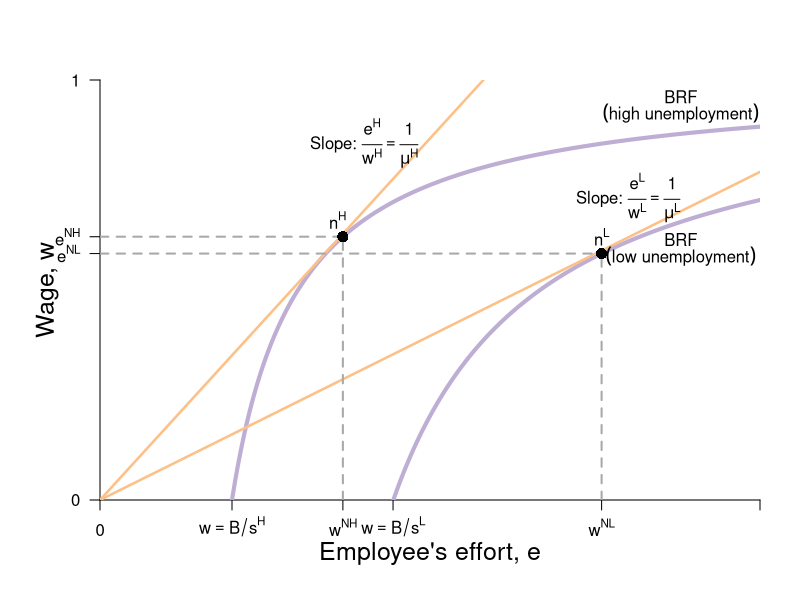

Write the R code that produced this figure.
require(shape)
pdf(file = "employment/employment_brf_unemployment.pdf", width = 9, height = 7)

#Set parameters for graphics
axislabelsize <- 1.5
labelsize <- 1.1
graphlinewidth <- 2.5
segmentlinewidth <- 2

#The equation is below when v = 0. See Wolfram Alpha output. 
isov <- function(w, delta = 5) {
}

isovhigh1 <- function(w, delta = 5, v = 5){
  (sqrt(w^2 - 4 * delta * v) - w + 2*v)/( 2 * v )
}

isovlow1 <- function(w, delta = 5, v = 5){
  (-sqrt(w^2 - 4 * delta * v) - w + 2*v)/( 2 * v )
}

isovhigh2 <- function(w, delta = 5, v = 15){
  (sqrt(w^2 - 4 * delta * v) - w + 2*v)/( 2 * v )
}

isovlow2 <- function(w, delta = 5, v = 15){
  (-sqrt(w^2 - 4 * delta * v) - w + 2*v)/( 2 * v )
}

isovhigh3 <- function(w, delta = 5, v = 20){
  (sqrt(w^2 - 4 * delta * v) - w + 2*v)/( 2 * v )
}

isovlow3 <- function(w, delta = 5, v = 20){
  (-sqrt(w^2 - 4 * delta * v) - w + 2*v)/( 2 * v )
}

brfFn <- function(w, s = 0.1, B = 1, alpha = 0.5) {
  1 - (alpha / (w*s - B + alpha))
}

#This is evaluated for p = 12; q = 12/(8*sqrt(12^2 - 4*delta1*v1)) - 1/8 for the slope
#At p = 12; q = (-sqrt(12^2 - 4*v1*delta1) - 12 + 2*v1)/(2*v1) = 0.799
tangencyLine <- function(w){
  (w*(0.05))
}

solowCondition <- function(w, delta = 5){
  (w*(1/(8*delta)))
}

# solowCondition <- function(w, s = 0.1, B = 1, alpha = 0.5){
#   w * s*(0.5)*(alpha^0.5)*(1/(w*s - B + alpha))^(-0.5)
# }

COL <- c("#7fc97f", "#beaed4", "#fdc086", "#ffff99", "#386cb0", "#f0027f", "#bf5b17", "#666666")
COLA <- c("#99d8c9","#66c2a4","#41ae76", "#238b45", "#005824")
COLB <- c("#4eb3d3", "#2b8cbe", "#0868ac","#084081")

par(mar =  c(5, 5, 4, 2))
xlims <- c(0, 50)
ylims <- c(0, 1)

plot(0, 0, xlim = xlims, ylim = ylims, type = "n",
     xlab = expression(paste("")),
     ylab = expression(paste("")), 
     xaxt = "n", 
     yaxt = "n", 
     cex.lab = axislabelsize, 
     bty = "n",
     xaxs="i", 
     yaxs="i")


npts <- 500 
npts2 <- 501
#Customize ticks and labels for the plot
ticksy <- c(0, brfFn(w = 18.4), brfFn(w = 38, s = 0.045), 1)
ylabels <- c(0, expression(paste(e^{NH})), expression(paste(e^{NL})), 1)
ticksx <- c(0, 10, 18.4, 22.2, 38, 50)
xlabels <- c(0, expression(paste(w == B/s^{H})), expression(paste(w^{NH})), expression(paste(w == B/s^{L})),expression(paste(w^{NL})), NA)

axis(1, at = ticksx, pos = 0, labels = xlabels)
axis(2, at = ticksy, pos = 0, labels = ylabels, las = 1)

mtext(expression(paste("Employee's effort, ", e)), side=1, line = 2.5, cex = axislabelsize)
text(-4, 0.5*ylims[2], expression(paste("Wage, ", w)), xpd = TRUE, cex = axislabelsize, srt = 90) 


#Specify the sequences of points for graphing. 
xx0 <- seq(5, xlims[2], length.out = npts)
xx1 <- seq(10, xlims[2], length.out = npts)
xx2 <- seq(5, 15, length.out = npts)
xx3 <- seq(10, xlims[2], length.out = npts2)
xx4 <- seq(xlims[1], 10, length.out = npts2)

#For below, I solved sqrt(p^2 - 200) - p + 200/p = 0, getting p = 10*sqrt(2) = 14.14214
xx5 <- seq( 18.43909, xlims[2], length.out = npts2)
xx6 <- seq( 18.43909, 25, length.out = npts2)
xx7 <- seq(20, xlims[2], length.out = npts2)
xx8 <- seq(xlims[1], 25, length.out = npts2)
xx10 <- seq(xlims[1], xlims[2], length.out = npts2)

#Draw the lines for the graphs
#lines(xx0, isov(xx0, delta = 5), col = COL[3], lwd = graphlinewidth)
lines(xx1, brfFn(xx1), col = "#beaed4", lwd = 4)
lines(xx7, brfFn(xx7, s = 0.045), col = "#beaed4", lwd = 4)
lines(xx10, solowCondition(xx10, delta = 3.63), col = COL[3], lwd = graphlinewidth)
lines(xx10, solowCondition(xx10, delta = 8), col = COL[3], lwd = graphlinewidth)


#Annotation of the three graphs and the NE
text(20, 0.85, expression(paste("Slope: ", frac(e^H, w^H) == frac(1, mu^H))))
text(40, 0.72, expression(paste("Slope: ", frac(e^{L}, w^{L}) == frac(1, mu^{L}))))

#text(35, 0.62, expression(paste("BRF: q = ", 1 - frac(2*delta, p))))
#text(3.9, 0.05, expression(paste(v[0],  " = z")))
#text(9.5, 0.05, expression(paste(v[1])))
# text(22, 0.05, expression(paste(v[1])))
# text(24.8, 0.05, expression(paste(v[2])))
# text(35, 0.66, expression(paste("Employee's ICC, or")))
text(44, 0.62, expression(paste("BRF")))
text(44, 0.58, expression(paste(("low unemployment"))))

text(44, 0.96, expression(paste("BRF")))
text(44, 0.92, expression(paste(("high unemployment"))))

# text(36, 0.94, expression(paste("Employee's PC")))
# text(36, 0.9, expression(paste(v == z)))


#Lines for the coordinates of the Nash equilbrium
#segments(5, 0, 5, 1, lty = 2, col = "darkgray", lwd = 3)
#segments(10, 0, 10, 0.2, lty = 2, col = "darkgray", lwd = 2)
#segments(20, 0, 20, 0.75, lty = 2, col = "darkgray", lwd = 2)
segments(0, brfFn(w = 38, s = 0.045), 38, brfFn(w = 38, s = 0.045), lty = 2, col = "darkgray", lwd = 2)
segments(38, 0, 38, brfFn(w = 38, s = 0.045), lty = 2, col = "darkgray", lwd = 2)
#segments(14.14214, 0.15, 14.14214, 0.45, lty = 2, col = "darkgray", lwd = 3)
text(38, brfFn(w = 38, s = 0.045)  + 0.04, expression(n^L))
# text(24.5, 0.48, expression(paste("Incomplete Contract")))
# text(24.5, 0.43, expression(paste("Nash equilibrium")))

#Arrows and rent label
# Arrows(15, 0.8, 19.3, 0.8,  col = "black", lty = 1, lwd = 2, arr.type = "triangle")
# Arrows(15, 0.8, 10.8, 0.8,  col = "black", lty = 1, lwd = 2, arr.type = "triangle")
# text(14.8, 0.95, expression(paste("Rent at")))
# text(14.8, 0.9, expression(paste("Incomplete Contract")))
# text(14.8, 0.85, expression(paste("Nash Equilibrium")))

#Arrows and slope of iso-v label
# Arrows(29, 0.15, 24, 0.15,  col = "black", lty = 1, lwd = 2, arr.type = "triangle")
# text(32, 0.2, expression(paste("Slope of iso-v")))
# text(32.3, 0.15, expression(paste(" = -mrs ")))
# text(32, 0.08, expression(paste(" = " -frac(v[w], v[e]))))

points(38, brfFn(w = 38, s = 0.045), pch = 16, col = "black", cex = 1.5)

#Add a point for the NE
#points(20, 0.5, pch = 16, col = "black", cex = 1.5)

segments(18.4, 0, 18.4, brfFn(w = 18.4), lty = 2, col = "darkgray", lwd = 2)
segments(0, brfFn(w = 18.4), 18.4, brfFn(w = 18.4), lty = 2, col = "darkgray", lwd = 2)
points(18.4, brfFn(w = 18.4), pch = 16, col = "black", cex = 1.5)
text(18, brfFn(w = 18.4)  + 0.04, expression(n^H))

# points(22, isovhigh3(22, v = 20, delta = 5), pch = 16, col = "black", cex = 1.5)
# text(22 + 0.5, isovhigh3(22, v = 20, delta = 5) - 0.02, expression(f))
# points(22, isovlow3(22, v = 20, delta = 5), pch = 16, col = "black", cex = 1.5)
# text(22 + 0.5, isovlow3(22, v = 20, delta = 5) + 0.02, expression(b))

#Add a point for f. referred to in the text
#points(12, 0.82, pch = 16, col = "black", cex = 1.2)
#text(12, 0.85, expression(paste("NE")))

#Arrow to Pareto-improving Lens
#Arrows(20, 0.8, 23.8, 0.68, col = "black", lty = 1, lwd = 3)
#text(20, 0.82, expression(paste("Pareto-Improving Lens")))

dev.off()
